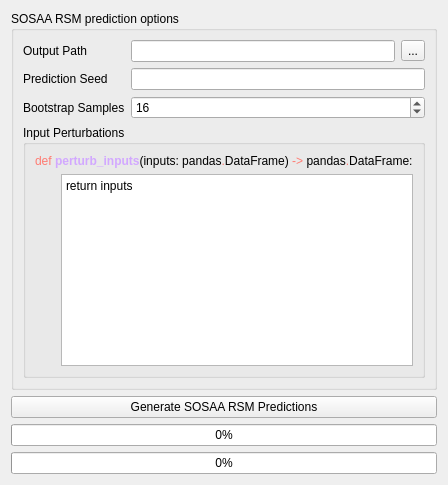
          <widget class="QWidget" name="run_tab">
           <attribute name="title">
            <string>Emulate SOSAA</string>
           </attribute>
           <layout class="QVBoxLayout" name="horizontalLayout_9">
            <item>
             <widget class="QGroupBox" name="groupBox_3">
              <property name="title">
               <string>SOSAA RSM prediction options</string>
              </property>
              <layout class="QGridLayout" name="gridLayout">
               <item row="0" column="0">
                <widget class="QLabel" name="label_2">
                 <property name="text">
                  <string>Output Path</string>
                 </property>
                </widget>
               </item>
               <item row="2" column="0">
                <widget class="QLabel" name="label_5">
                 <property name="text">
                  <string>Bootstrap Samples</string>
                 </property>
                </widget>
               </item>
               <item row="0" column="1">
                <widget class="QLineEdit" name="rsm_output"/>
               </item>
               <item row="0" column="2">
                <widget class="QToolButton" name="browse_rsm_output">
                 <property name="font">
                  <font>
                   <bold>false</bold>
                  </font>
                 </property>
                 <property name="text">
                  <string>...</string>
                 </property>
                </widget>
               </item>
               <item row="1" column="0">
                <widget class="QLabel" name="label_6">
                 <property name="text">
                  <string>Prediction Seed</string>
                 </property>
                </widget>
               </item>
               <item row="1" column="1" colspan="2">
                <widget class="QLineEdit" name="rsm_predict_seed"/>
               </item>
               <item row="2" column="1" colspan="2">
                <widget class="QSpinBox" name="rsm_predict_samples">
                 <property name="minimum">
                  <number>1</number>
                 </property>
                 <property name="value">
                  <number>16</number>
                 </property>
                </widget>
               </item>
               <item row="3" column="0" colspan="3">
                <widget class="QGroupBox" name="groupBox_19">
                 <property name="title">
                  <string>Input Perturbations</string>
                 </property>
                 <layout class="QGridLayout" name="gridLayout">
                  <item row="1" column="1">
                   <widget class="QPlainTextEdit" name="rsm_perturbation">
                    <property name="plainText">
                     <string>return inputs</string>
                    </property>
                   </widget>
                  </item>
                  <item row="1" column="0">
                   <spacer name="horizontalSpacer">
                    <property name="orientation">
                     <enum>Qt::Horizontal</enum>
                    </property>
                    <property name="sizeType">
                     <enum>QSizePolicy::Fixed</enum>
                    </property>
                    <property name="sizeHint" stdset="0">
                     <size>
                      <width>20</width>
                      <height>20</height>
                     </size>
                    </property>
                   </spacer>
                  </item>
                  <item row="0" column="0" colspan="2">
                   <widget class="QLabel" name="label_15">
                    <property name="text">
                     <string>&lt;!DOCTYPE HTML PUBLIC &quot;-//W3C//DTD HTML 4.0//EN&quot; &quot;http://www.w3.org/TR/REC-html40/strict.dtd&quot;&gt;
&lt;html&gt;&lt;head&gt;&lt;meta name=&quot;qrichtext&quot; content=&quot;1&quot; /&gt;&lt;meta charset=&quot;utf-8&quot; /&gt;&lt;style type=&quot;text/css&quot;&gt;
p, li { white-space: pre-wrap; }
&lt;/style&gt;&lt;/head&gt;&lt;body style=&quot; font-family:'Segoe UI'; font-size:9pt; font-weight:400; font-style:normal;&quot;&gt;
&lt;p style=&quot; margin-top:0px; margin-bottom:0px; margin-left:0px; margin-right:0px; -qt-block-indent:0; text-indent:0px;&quot;&gt;&lt;span style=&quot; color:#ff7b72;&quot;&gt;def&lt;/span&gt; &lt;span style=&quot; font-weight:700; color:#d2a8ff;&quot;&gt;perturb_inputs&lt;/span&gt;(inputs: pandas&lt;span style=&quot; color:#ff7b72;&quot;&gt;.&lt;/span&gt;DataFrame) &lt;span style=&quot; color:#ff7b72;&quot;&gt;-&amp;gt;&lt;/span&gt; pandas&lt;span style=&quot; color:#ff7b72;&quot;&gt;.&lt;/span&gt;DataFrame:&lt;/p&gt;&lt;/body&gt;&lt;/html&gt;</string>
                    </property>
                   </widget>
                  </item>
                 </layout>
                </widget>
               </item>
              </layout>
             </widget>
            </item>
            <item>
             <layout class="QGridLayout" name="horizontalLayout_4">
              <item row="1" column="0">
               <widget class="QProgressBar" name="rsm_predict_progress_high">
                <property name="value">
                 <number>0</number>
                </property>
               </widget>
              </item>
              <item row="0" column="0">
               <widget class="QPushButton" name="model_start">
                <property name="text">
                 <string>Generate SOSAA RSM Predictions</string>
                </property>
               </widget>
              </item>
              <item row="2" column="0">
               <widget class="QProgressBar" name="rsm_predict_progress_low">
                <property name="value">
                 <number>0</number>
                </property>
               </widget>
              </item>
             </layout>
            </item>
           </layout>
          </widget>
